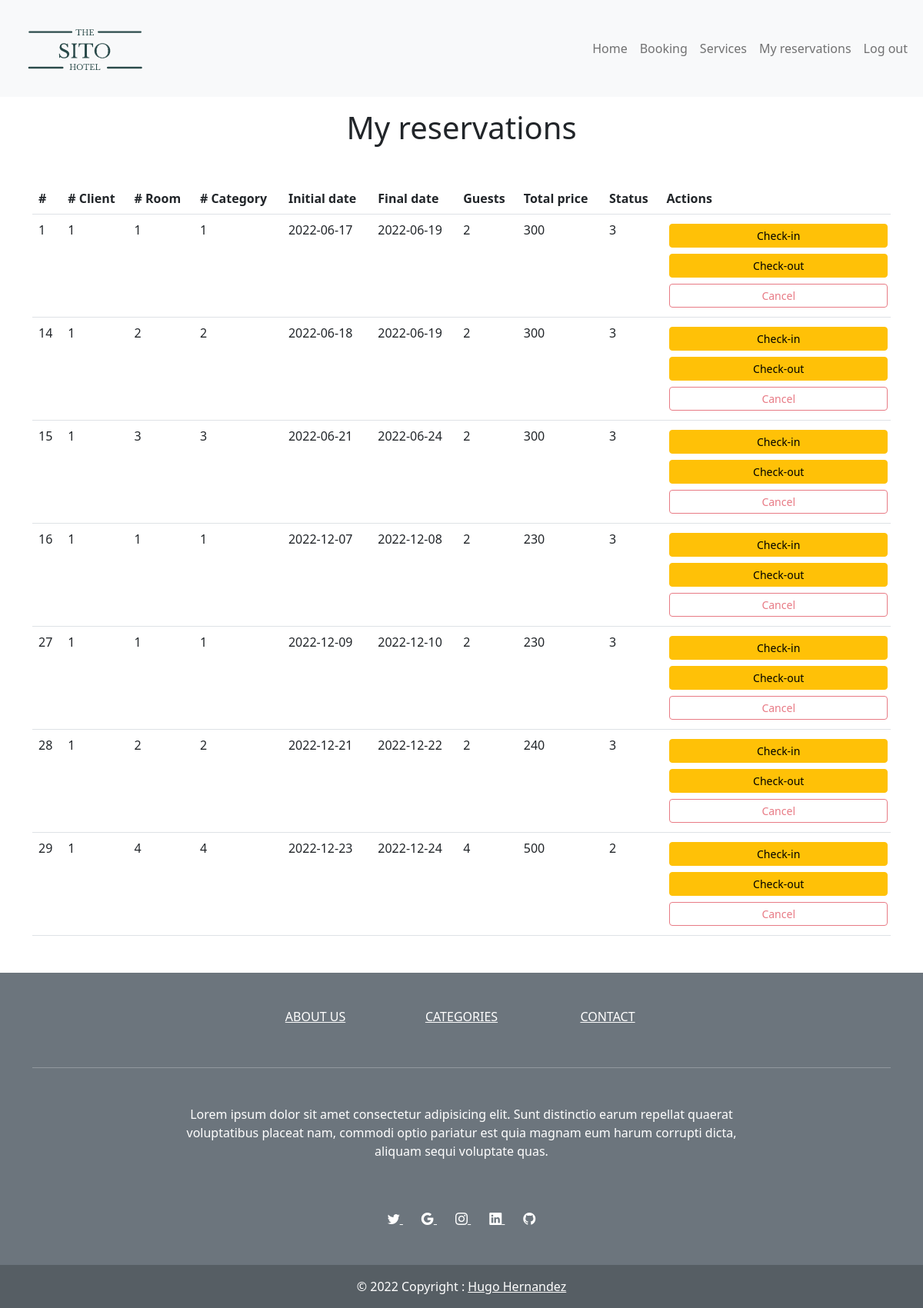
/client_reservations.php (signed in), run on the app's committed database.
### tables this page shows
CREATE TABLE IF NOT EXISTS `039_reservations` (
  `ID_reservation` int(11) NOT NULL AUTO_INCREMENT,
  `ID_client` int(11) NOT NULL,
  `ID_room` int(11) DEFAULT NULL,
  `ID_category` int(11) NOT NULL,
  `initial_date` date NOT NULL,
  `final_date` date NOT NULL,
  `number_guests` int(11) NOT NULL,
  `total_price` int(11) NOT NULL,
  `ID_status` int(11) NOT NULL DEFAULT 1,
  PRIMARY KEY (`ID_reservation`),
  KEY `ID_client` (`ID_client`),
  KEY `ID_room` (`ID_room`),
  KEY `ID_status` (`ID_status`),
  KEY `ID_category` (`ID_category`)
);

### client_reservations.php (the view, shortened to what this page needs)
<?php
require($_SERVER['DOCUMENT_ROOT'] . '/student039/dwes/templates/header.php');
include($_SERVER['DOCUMENT_ROOT'] . '/student039/dwes/db/db_checkout.php');
$id_client = $_SESSION['user_id'];
$sql = "SELECT * FROM 039_reservations WHERE ID_client = $id_client";
$result = mysqli_query($conn, $sql);
$reservations = mysqli_fetch_all($result, MYSQLI_ASSOC);
?>
<h1 class="text-center mt-3">My reservations</h1>
<div class="container my-5">
    <?php if ($reservations) : ?>
        <table class="table table-hover">
            <thead>
                <tr>
                    <th scope="col">#</th>
                    <th scope="col"># Client</th>
                    <th scope="col"># Room</th>
                    <th scope="col"># Category</th>
                    <th scope="col">Initial date</th>
                    <th scope="col">Final date</th>
                    <th scope="col">Guests</th>
                    <th scope="col">Total price</th>
                    <th scope="col">Status</th>
                    <th scope="col">Actions</th>
                </tr>
            </thead>
            <tbody>
                <?php foreach ($reservations as $reservation) : ?>
                    <tr>
                        <?php
                        foreach ($reservation as $reservation_data) : ?>
                            <td>
                                <?php
                                echo $reservation_data ?? 'No room assigned'; ?>
                            </td>
                        <?php endforeach; ?>
                        <td>
                            <form method="POST">
                                <button type="submit" name="checkin" class="w-100 m-1 btn btn-warning btn-sm">Check-in</button>
                                <button type="submit" name="checkout" class="w-100 m-1 btn btn-warning btn-sm">Check-out</button>
                                <button type="submit" disabled name="cancel" class="w-100 m-1 btn btn-outline-danger btn-sm">Cancel</button>
                            </form>
                        </td>
                    </tr>
                <?php endforeach; ?>
            </tbody>
        </table>
    <?php endif; ?>
</div>
<?php
require($_SERVER['DOCUMENT_ROOT'] . '/student039/dwes/templates/footer.php');
?>
</body>
</html>

### data on the page
039_reservations: reservation_data "1", initial_date "2022-06-17", final_date "2022-06-19", number_guests "2", total_price "300", ID_status "3"
039_reservations: ID_reservation "14", ID_client "1", reservation_data "2", initial_date "2022-06-18", final_date "2022-06-19", total_price "300", ID_status "3"
039_reservations: ID_reservation "15", ID_client "1", reservation_data "3", initial_date "2022-06-21", final_date "2022-06-24", number_guests "2", total_price "300"
039_reservations: ID_reservation "16", reservation_data "1", initial_date "2022-12-07", final_date "2022-12-08", number_guests "2", total_price "230", ID_status "3"
039_reservations: ID_reservation "27", reservation_data "1", initial_date "2022-12-09", final_date "2022-12-10", number_guests "2", total_price "230", ID_status "3"
039_reservations: ID_reservation "28", ID_client "1", reservation_data "2", initial_date "2022-12-21", final_date "2022-12-22", total_price "240", ID_status "3"
039_reservations: ID_reservation "29", ID_client "1", reservation_data "4", initial_date "2022-12-23", final_date "2022-12-24", total_price "500", ID_status "2"
